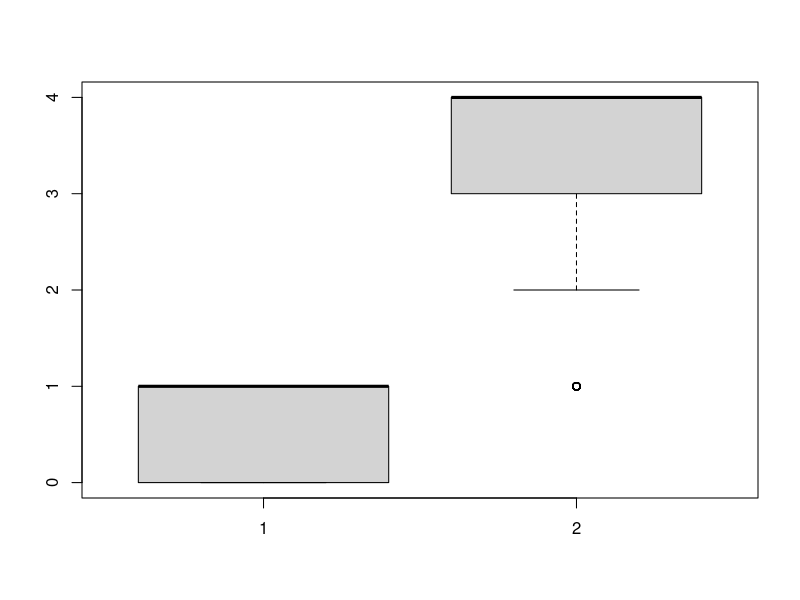
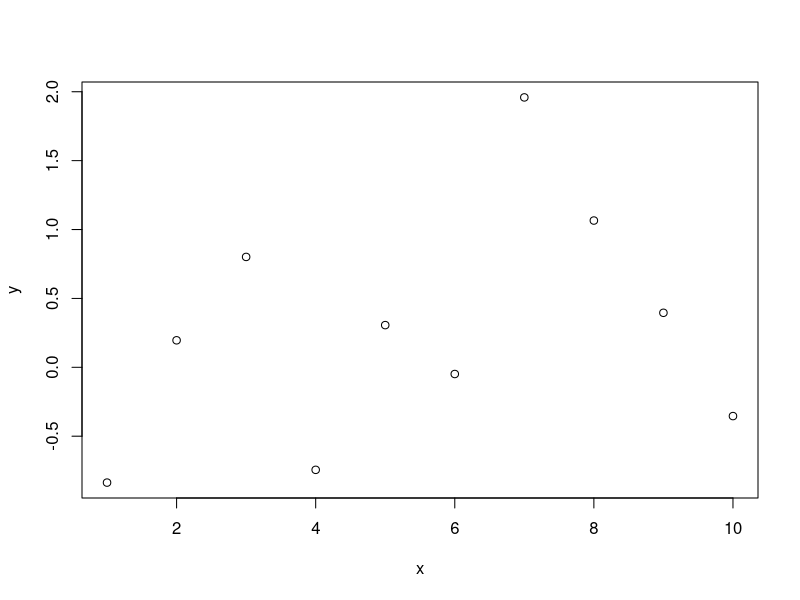

Write R code to recreate these figures, in order.
## ---- chunk 1

x <- 10
x


## ---- chunk 2

library("readr")
library("knitr")

hsb <- read_csv("dat/hsb2.csv", col_names = FALSE)
hsb

boxplot(hsb$X2, hsb$X3)


## ---- chunk 3

sub_hsb <- hsb[1:10, 1:4]
sub_hsb
kable(sub_hsb)
## ---- chunk 4
x <- 1:10
y <- rnorm(10)
plot(x, y)
